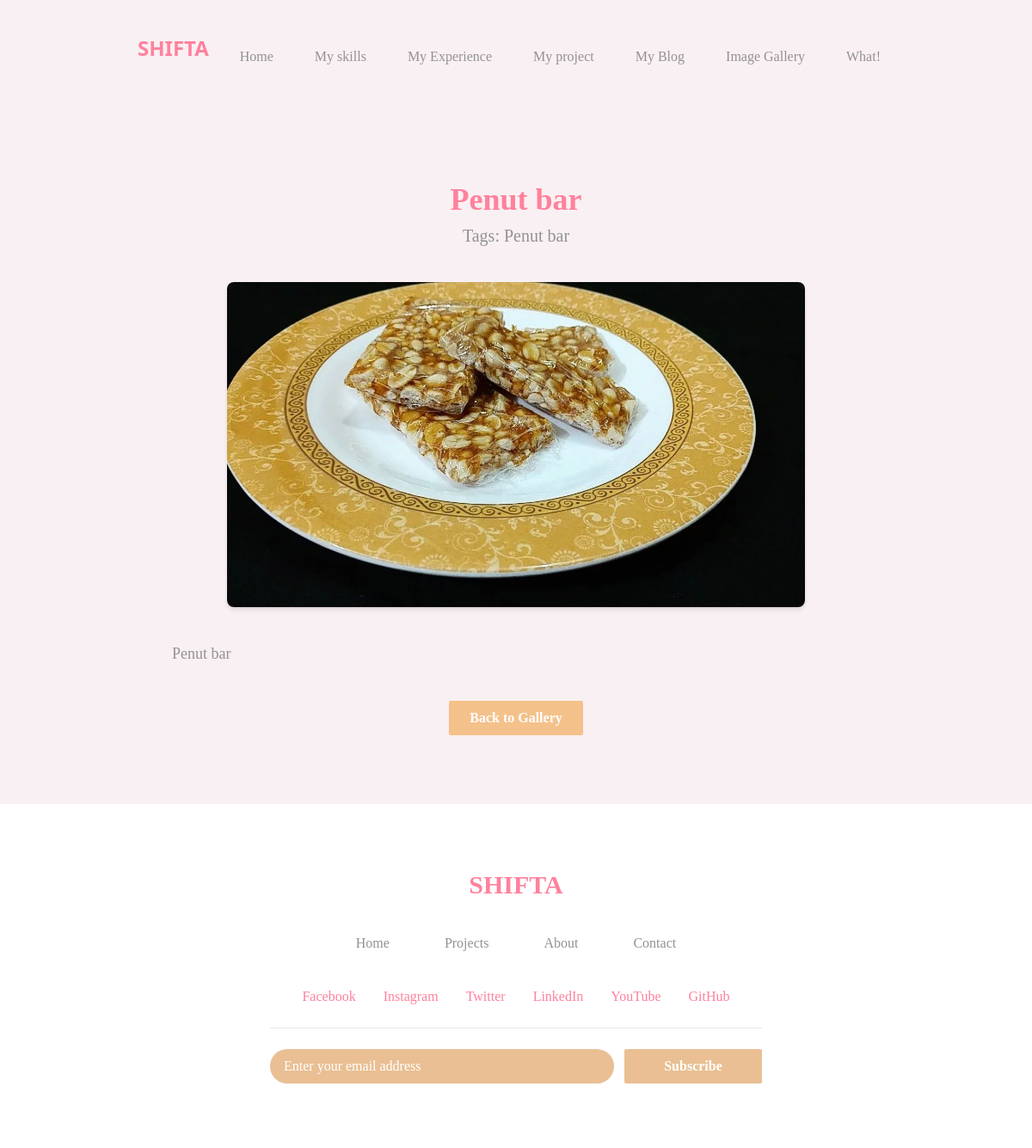
The page /single3/2 (signed in) on the database its author committed.
### myapp/models.py (models this page shows, shortened)
class food(models.Model):
    title = models. CharField (max_length=200)
    description=models.TextField(max_length=1000)
    pic=models.ImageField(upload_to="media/pictures")
    tags=models.CharField(max_length=100)

### myproject/views.py (the view)
# urls.py: path('single3/<int:id>', single3 , name='single3'),
@login_required
def single3(req,id):
    current_user=req.user
    pic=food.objects.filter(id=id)
    return render (req, 'single3.html', {"pic":pic})

### template/single3.html
{% extends 'mybase.html' %}
{% block body %}
<section class="px-10 md:px-40 py-20 bg-[#f9f0f3]">
    {% for i in pic %}
    <div class="text-center mb-10">
        <h2 class="text-4xl font-bold text-[#ff819c]">{{ i.title }}</h2>
        <p class="text-xl text-[#929292] mt-2">Tags: {{ i.tags }}</p>
    </div>
    <div class="flex justify-center mb-10">
        <img src="/{{ i.pic }}" alt="{{ i.title }}" class="w-full max-w-2xl h-auto object-cover rounded-lg shadow-md">
    </div>
    <div class="text-center">
        <p class="text-lg text-[#929292] leading-relaxed text-justify break-words px-4 md:px-10">
            {{ i.description }}
        </p>
    </div>
    {% endfor %}
    <div class="flex items-center justify-center mt-10">
        <a href="{% url 'three_gelary' %}" class="bg-[#f4c18a] text-white font-bold py-2 px-6 rounded-sm hover:scale-105 hover:shadow-lg transition-all duration-300">
            Back to Gallery
        </a>
    </div>
</section>
{% endblock body %}

### template/mybase.html (style rules this page uses)
body { font-family: 'nikki-mukta'; }

### rows shown on the page
food: title "Penut bar", tags "Penut bar", pic (picture), description "Penut bar"
